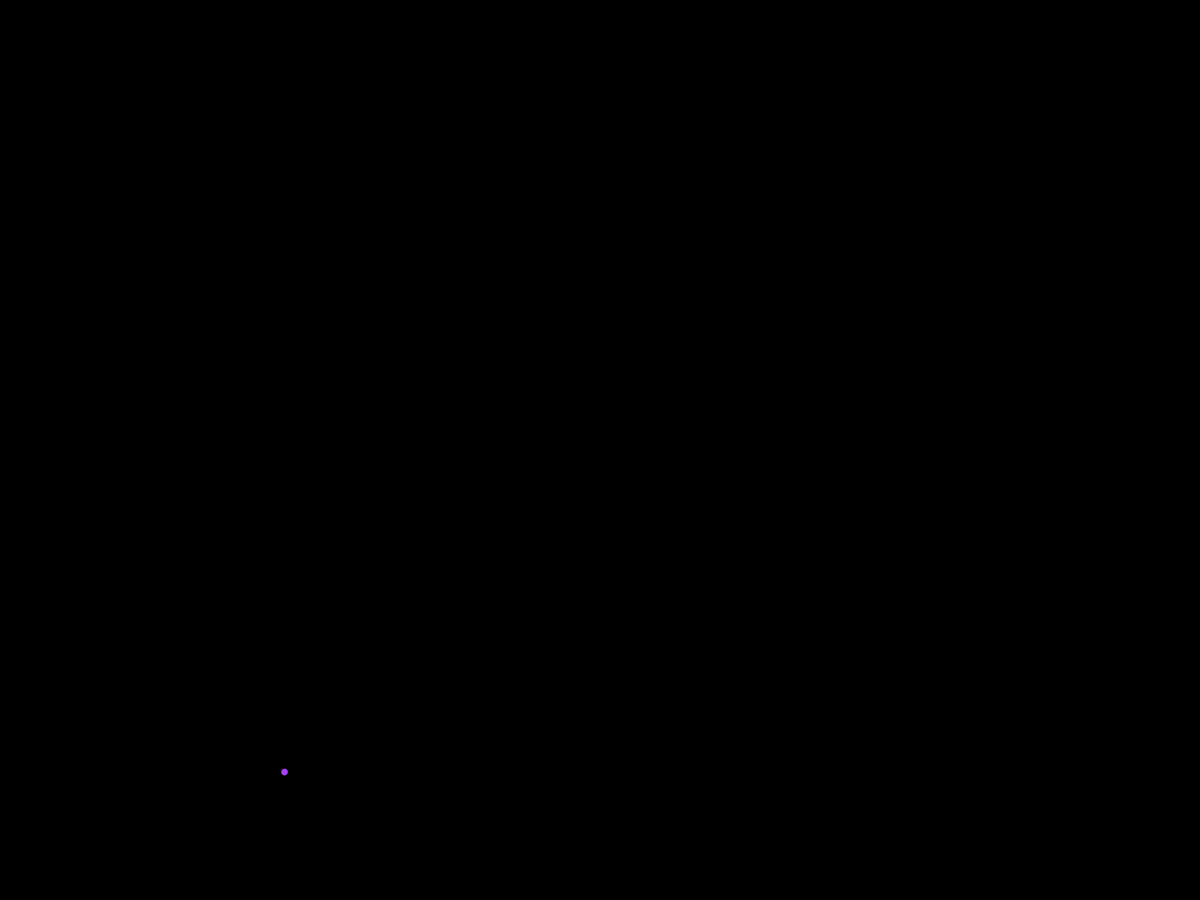
Frame 1 (no input)
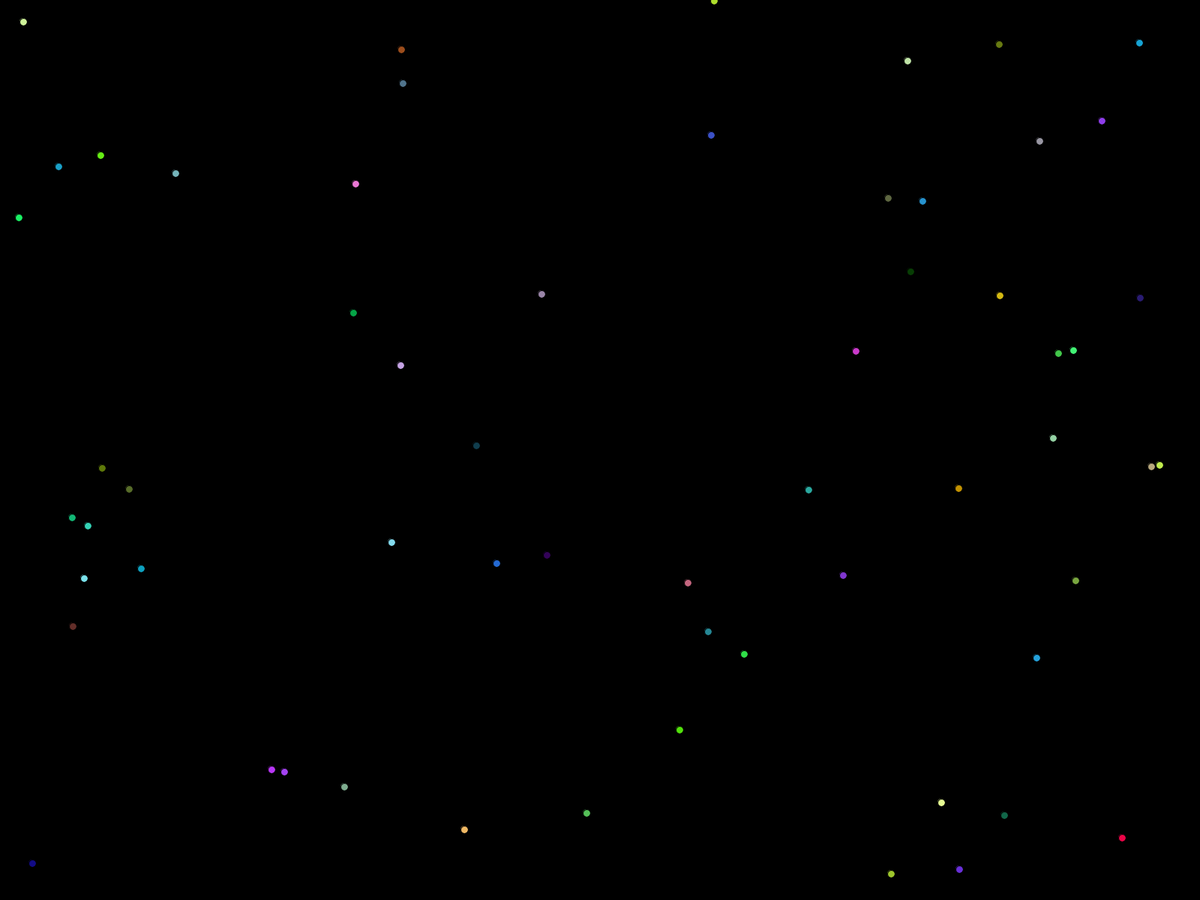
Frame 60 (the mouse pressed at the canvas centre just before this capture)
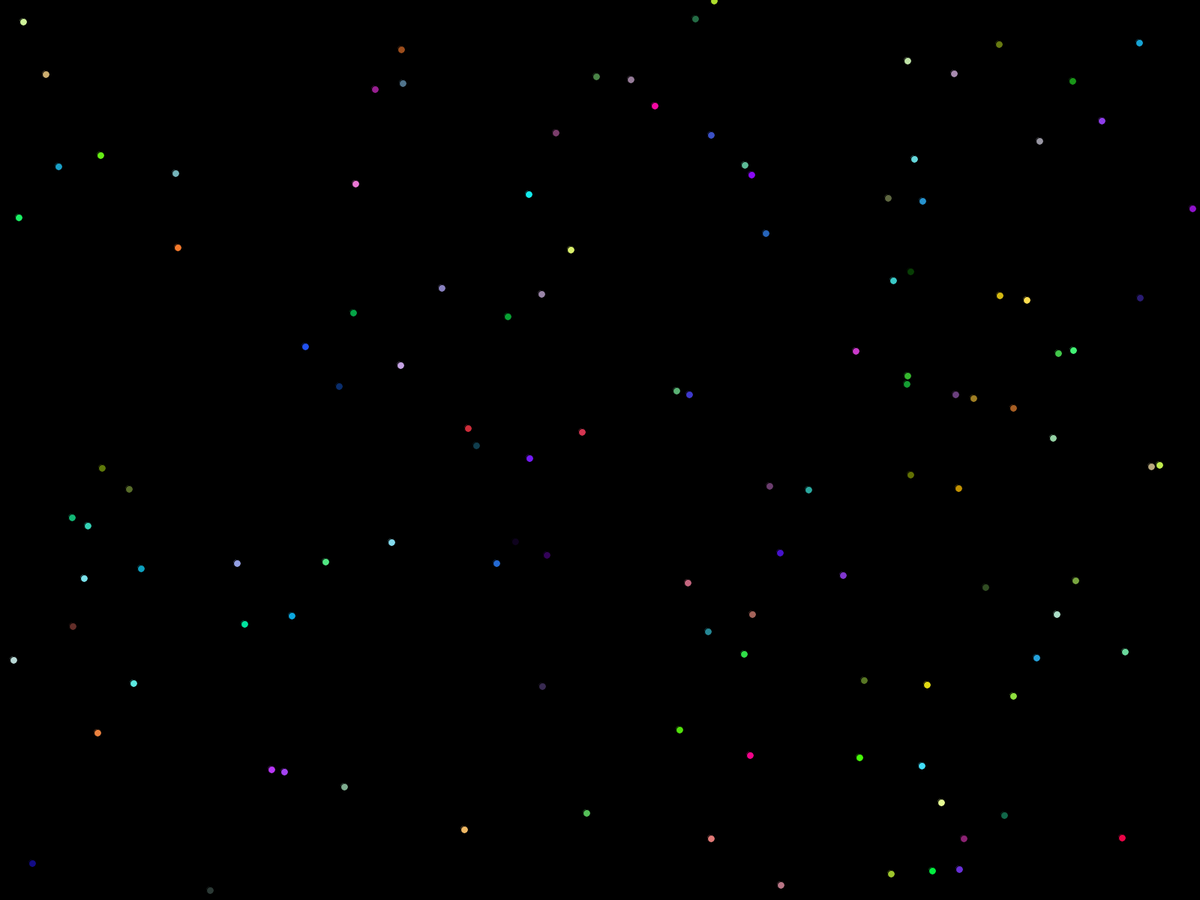
Frame 120 (the mouse held since frame 60 and released just before this capture)

The Processing sketch that drew these frames (run headless with seeded random() and noise(); from frame 60 on, the mouse is pressed at the canvas centre):

// Processing sketch: shining
// ── shining.pde
int x,y;
int r;
int cnt;

void settings(){
  fullScreen();
  size(displayWidth, displayHeight);
}

void setup(){
  frameRate(60);
  background(0);
  r = 10;
  cnt = 0;
}

void draw(){
  if(cnt > 1000){
    background(0);
    cnt = 0;
  }
  fill(random(255), random(255), random(255));
  x = (int)random(displayWidth);
  y = (int)random(displayHeight);
  ellipse(x, y, r, r);
  cnt++;
}
